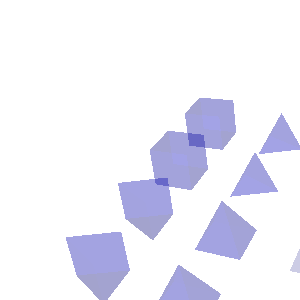

Recreate this plot in Python.
#!/usr/bin/env python
# Demonstrate Lagrange geometric operations: contour, boundary, clip, cut on higher-order elements.

import os

import numpy as np

import vtkmodules.vtkInteractionStyle  # noqa: F401
import vtkmodules.vtkRenderingFreeType  # noqa: F401
import vtkmodules.vtkRenderingOpenGL2  # noqa: F401

from vtkmodules.vtkCommonCore import (
    mutable,
    vtkDoubleArray,
    vtkLookupTable,
    vtkMinimalStandardRandomSequence,
    vtkPoints,
    vtkVariant,
)
from vtkmodules.vtkCommonColor import vtkColorSeries
from vtkmodules.vtkCommonDataModel import (
    vtkCellArray,
    vtkDataSet,
    vtkPlane,
    vtkPolyData,
)
from vtkmodules.vtkFiltersCore import (
    vtkContourFilter,
    vtkCutter,
    vtkGlyph3D,
    vtkPolyDataNormals,
)
from vtkmodules.vtkFiltersGeneral import vtkClipDataSet
from vtkmodules.vtkFiltersGeometry import (
    vtkDataSetSurfaceFilter,
    vtkUnstructuredGridGeometryFilter,
)
from vtkmodules.vtkFiltersSources import vtkSphereSource
from vtkmodules.vtkIOXML import vtkXMLUnstructuredGridReader
from vtkmodules.vtkRenderingCore import (
    vtkActor,
    vtkDataSetMapper,
    vtkRenderWindow,
    vtkRenderWindowInteractor,
    vtkRenderer,
)

data_dir = os.environ.get("VPE_DATA_DIR", os.path.dirname(os.path.abspath(__file__)))

# Read higher-order Lagrange elements
reader = vtkXMLUnstructuredGridReader()
reader.SetFileName(os.path.join(data_dir, "Elements.vtu"))
reader.Update()

# --- Contour ---
contour = vtkContourFilter()
contour.SetInputConnection(reader.GetOutputPort())
contour.SetInputArrayToProcess(
    0, 0, 0, vtkDataSet.FIELD_ASSOCIATION_POINTS_THEN_CELLS, "Ellipsoid")
contour.SetComputeNormals(1)
contour.SetComputeScalars(1)
contour.SetComputeGradients(1)
contour.SetNumberOfContours(4)
contour.SetValue(0, 2.5)
contour.SetValue(1, 1.5)
contour.SetValue(2, 0.5)
contour.SetValue(3, 1.05)
contour.Update()

contour_mapper = vtkDataSetMapper()
contour_mapper.SetInputConnection(contour.GetOutputPort())

clr = vtkColorSeries()
lkup = vtkLookupTable()
clr.SetColorScheme(vtkColorSeries.BREWER_QUALITATIVE_DARK2)
clr.BuildLookupTable(lkup, vtkColorSeries.CATEGORICAL)
lkup.SetAnnotation(vtkVariant(0.5), "Really Low")
lkup.SetAnnotation(vtkVariant(1.05), "Somewhat Low")
lkup.SetAnnotation(vtkVariant(1.5), "Medium")
lkup.SetAnnotation(vtkVariant(2.5), "High")
contour_mapper.SelectColorArray("Ellipsoid")
contour_mapper.SetLookupTable(lkup)

contour_actor = vtkActor()
contour_actor.SetMapper(contour_mapper)

# --- Surface (translucent) ---
dss = vtkDataSetSurfaceFilter()
dss.SetInputConnection(reader.GetOutputPort())
dss.SetNonlinearSubdivisionLevel(3)

nrm = vtkPolyDataNormals()
nrm.SetInputConnection(dss.GetOutputPort())

surface_mapper = vtkDataSetMapper()
surface_mapper.SetInputConnection(nrm.GetOutputPort())

surface_actor = vtkActor()
surface_actor.SetMapper(surface_mapper)
surface_actor.GetProperty().SetOpacity(0.2)

# --- Clip ---
clip_plane = vtkPlane()
clip_plane.SetOrigin(4, 2, 2)
clip_plane.SetNormal(-0.28735, -0.67728, 0.67728)

clip = vtkClipDataSet()
clip.SetInputConnection(reader.GetOutputPort())
clip.SetClipFunction(clip_plane)
clip.Update()

clip_mapper = vtkDataSetMapper()
clip_mapper.SetInputConnection(clip.GetOutputPort())

clip_lkup = vtkLookupTable()
clip_clr = vtkColorSeries()
clip_clr.SetColorScheme(vtkColorSeries.BREWER_QUALITATIVE_DARK2)
clip_clr.BuildLookupTable(clip_lkup, vtkColorSeries.CATEGORICAL)
clip_lkup.SetAnnotation(vtkVariant(0), "First cell")
clip_lkup.SetAnnotation(vtkVariant(1), "Second cell")
clip_mapper.SetScalarModeToUseCellFieldData()
clip_mapper.SelectColorArray("SrcCellNum")
clip_mapper.SetLookupTable(clip_lkup)

clip_actor = vtkActor()
clip_actor.SetMapper(clip_mapper)

# --- Cut ---
cut = vtkCutter()
cut.SetInputConnection(reader.GetOutputPort())
cut.SetCutFunction(clip_plane)
cut.Update()

cut_mapper = vtkDataSetMapper()
cut_mapper.SetInputConnection(cut.GetOutputPort())
cut_mapper.SetScalarModeToUseCellFieldData()
cut_mapper.SelectColorArray("SrcCellNum")
cut_mapper.SetLookupTable(clip_lkup)

cut_actor = vtkActor()
cut_actor.SetMapper(cut_mapper)

# --- Boundary extraction ---
ugg = vtkUnstructuredGridGeometryFilter()
ugg.SetInputConnection(reader.GetOutputPort())
ugg.Update()

boundary_mapper = vtkDataSetMapper()
boundary_mapper.SetInputConnection(ugg.GetOutputPort())

boundary_lkup = vtkLookupTable()
boundary_clr = vtkColorSeries()
boundary_clr.SetColorScheme(vtkColorSeries.BREWER_QUALITATIVE_DARK2)
boundary_clr.BuildLookupTable(boundary_lkup, vtkColorSeries.CATEGORICAL)
boundary_lkup.SetAnnotation(vtkVariant(0), "Cell Low")
boundary_lkup.SetAnnotation(vtkVariant(1), "Somewhat Low")
boundary_lkup.SetAnnotation(vtkVariant(2), "Medium")
boundary_lkup.SetAnnotation(vtkVariant(3), "High")
boundary_mapper.SetScalarModeToUseCellFieldData()
boundary_mapper.SelectColorArray("SrcCellNum")
boundary_mapper.SetLookupTable(boundary_lkup)

boundary_actor = vtkActor()
boundary_actor.SetMapper(boundary_mapper)

# --- Intersection with random lines ---
rn = vtkMinimalStandardRandomSequence()

def rnums(n, vmin, vmax):
    result = []
    delta = vmax - vmin
    for _ in range(n):
        result.append(rn.GetValue() * delta + vmin)
        rn.Next()
    return result

p1 = [
    (-4, 2, 2), (2, -4, 2), (2, 2, -4),
    (0.125, 0.125, 4.125), (8.125, 0.125, 4.125),
    (0.125, 0.125, 0.125), (7.875, 3.875, 3.875),
] + list(zip(rnums(100, -4, 8), rnums(100, -4, 4), rnums(100, -4, 4)))

p2 = [
    (12, 2, 2), (2, 8, 2), (2, 2, 8),
    (3.45, 0.125, 4.125), (3.65, 0.125, 4.125),
    (4.8, 4.3, 4.3), (3.3, -0.5, -0.5),
] + list(zip(rnums(100, 0, 12), rnums(100, 0, 8), rnums(100, 0, 8)))

ug = reader.GetOutputDataObject(0)
tt = mutable(0)
sub_id = mutable(-1)
xx = [0, 0, 0]
rr = [0, 0, 0]
ipt = vtkPoints()
ica = vtkCellArray()
rst = [vtkDoubleArray(), vtkDoubleArray(), vtkDoubleArray()]
pname = ["R", "S", "T"]
for i in range(3):
    rst[i].SetName(pname[i])

for cidx in range(ug.GetNumberOfCells()):
    cell = ug.GetCell(cidx)
    if not hasattr(cell, "GetOrder"):
        continue
    order = [cell.GetOrder(i) for i in range(cell.GetCellDimension())]
    npts = 1
    for o in order:
        npts = npts * (o + 1)
    weights = np.zeros((npts, 1))
    for pp in range(len(p1)):
        done = False
        xp1 = np.array(p1[pp], dtype=np.float64)
        xp2 = np.array(p2[pp], dtype=np.float64)
        while not done:
            done = not cell.IntersectWithLine(xp1, xp2, 1e-8, tt, xx, rr, sub_id)
            if not done:
                pid = [ipt.InsertNextPoint(xx)]
                ica.InsertNextCell(1, pid)
                for i in range(3):
                    rst[i].InsertNextTuple([rr[i]])
                delta = xp2 - xp1
                mag = np.sqrt(np.sum(delta * delta))
                xp1 = np.array(xx) + (delta / mag) * np.finfo(np.float32).eps

ipd = vtkPolyData()
ipd.SetPoints(ipt)
ipd.SetVerts(ica)
for i in range(3):
    ipd.GetPointData().AddArray(rst[i])

gly = vtkGlyph3D()
ssc = vtkSphereSource()
gly.SetSourceConnection(ssc.GetOutputPort())
gly.SetInputDataObject(0, ipd)
gly.SetScaleFactor(0.15)
gly.FillCellDataOn()

gly_mapper = vtkDataSetMapper()
gly_mapper.SetInputConnection(gly.GetOutputPort())

stab_lkup = vtkLookupTable()
stab_clr = vtkColorSeries()
stab_clr.SetColorScheme(vtkColorSeries.BREWER_SEQUENTIAL_BLUE_PURPLE_9)
stab_clr.BuildLookupTable(stab_lkup, vtkColorSeries.ORDINAL)
stab_lkup.SetRange(0, 1)
gly_mapper.SetScalarModeToUseCellFieldData()
gly_mapper.SelectColorArray("R")
gly_mapper.SetLookupTable(stab_lkup)

gly_actor = vtkActor()
gly_actor.SetMapper(gly_mapper)

# Renderer
renderer = vtkRenderer()
renderer.SetBackground(1, 1, 1)
renderer.AddActor(contour_actor)
renderer.AddActor(surface_actor)

# Window
render_window = vtkRenderWindow()
render_window.SetSize(300, 300)
render_window.AddRenderer(renderer)
render_window.SetWindowName("lagrange operations")

# Interactor
interactor = vtkRenderWindowInteractor()
interactor.SetRenderWindow(render_window)

# Scene
camera = renderer.GetActiveCamera()
camera.SetPosition(12.9377265875, 6.5914481094, 7.54647854482)
camera.SetFocalPoint(4.38052401617, 0.925973308028, 1.91021697659)
camera.SetViewUp(-0.491867406412, -0.115590747077, 0.862963054655)
renderer.ResetCameraClippingRange()

interactor.Initialize()
interactor.Start()
